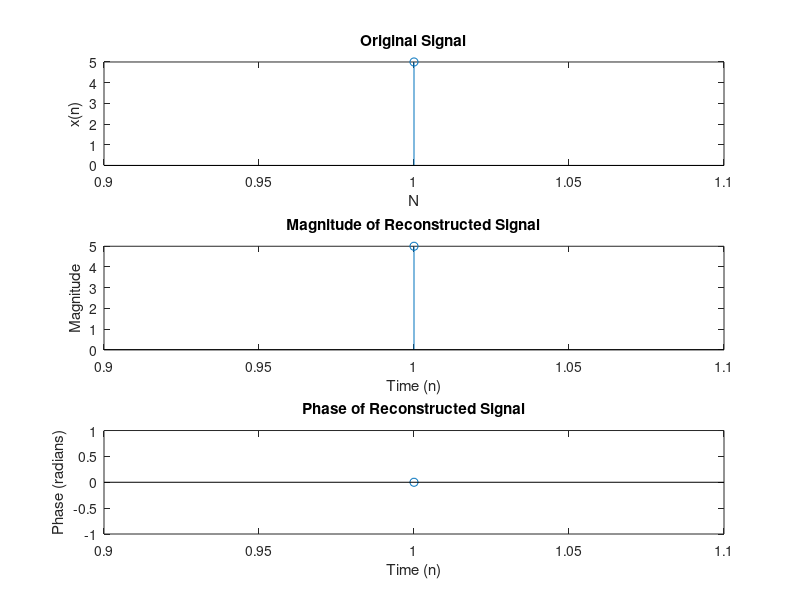

Source code (MATLAB):
%Date Created - 01/03/2024

%% DFT of 4 point and 8 point sequence

x = input("Input signal; e.g., [1, 2, 1]: "); 
N = length(x);

X = zeros(1, N);

for k = 0:N-1
    for n = 0:N-1
        X(k+1) = X(k+1) + x(n+1) * exp(-1i * 2 * pi * k * n / N);
    end
end

disp('DFT coefficients:');
disp(X);

subplot(3,1,1);
stem(x);
title('Original Signal');
xlabel('N');
ylabel('x(n)');

subplot(3,1,2);
stem(abs(X));
title('Magnitude of DFT coefficients');
xlabel('Frequency (k)');
ylabel('Magnitude');

subplot(3,1,3);
stem(angle(X));
title('Phase of DFT coefficients');
xlabel('Frequency (k)');
ylabel('Phase (radians)');

%% IDFT of 4 point and 8 point sequence

X = input("Input DFT coefficients; e.g., [1, 0, 1]: "); 
N = length(X);

x = zeros(1, N);

for n = 0:N-1
    for k = 0:N-1
        x(n+1) = x(n+1) + X(k+1) * exp(1i * 2 * pi * k * n / N);
    end
end

x = real(x) / N;  % Take the real part and normalize

disp('Reconstructed signal:');
disp(x);

subplot(3,1,1);
stem(x);
title('Original Signal');
xlabel('N');
ylabel('x(n)');

subplot(3,1,2);
stem(abs(x));
title('Magnitude of Reconstructed Signal');
xlabel('Time (n)');
ylabel('Magnitude');

subplot(3,1,3);
stem(angle(x));
title('Phase of Reconstructed Signal');
xlabel('Time (n)');
ylabel('Phase (radians)');